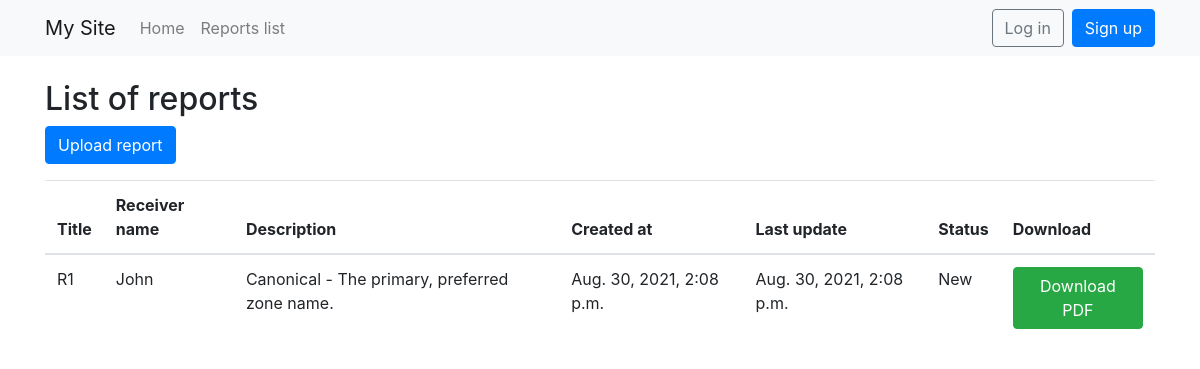
The page /list/ on the database as committed earlier.
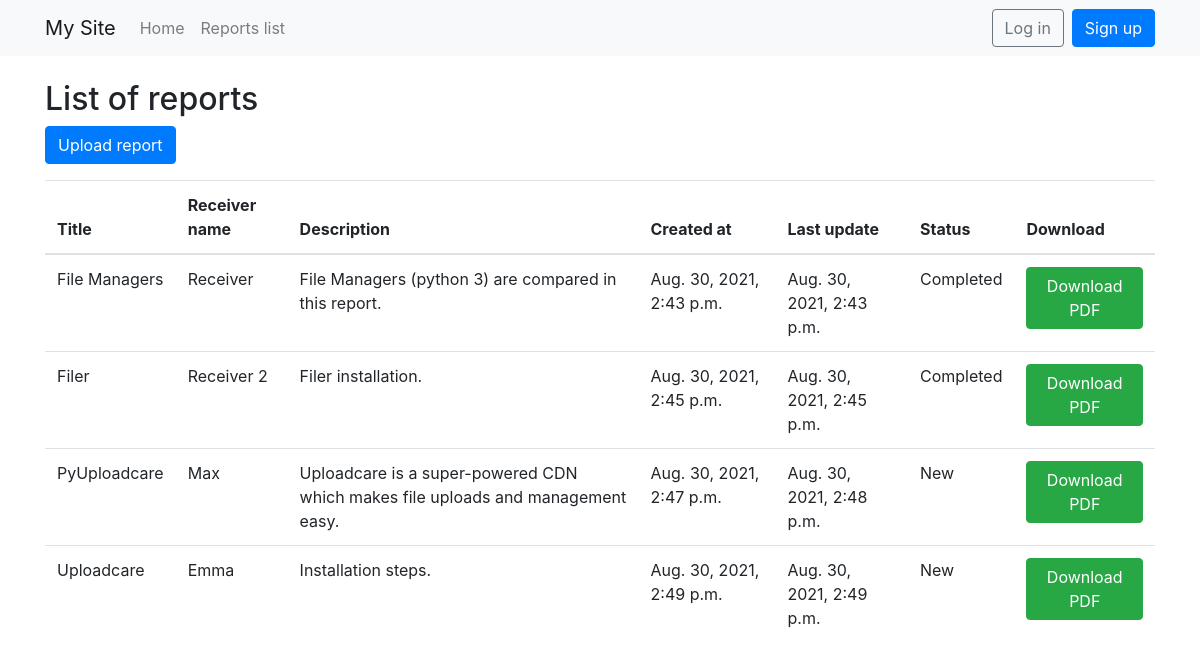
The same page on the database as committed later.
### core/models.py (models this page shows, shortened)
class internship_report(models.Model):
    title = models.CharField(max_length = 200)
    receiver_name = models.CharField(max_length = 200)
    description = models.TextField()
    file = models.FileField(null=True)
    created_at = models.DateTimeField(default=timezone.now)
    updated_at = models.DateTimeField(auto_now=True)
    status = models.CharField(max_length=9, choices=s_CHOICES, default='New')

### core/views.py (the view)
# urls.py: path('list/', views.list_page.as_view(), name='list'),
class list_page(ListView):
    model = internship_report
    table_class = reportTable
    template_name = 'reports_page.html'
    context_object_name = 'reports'

### templates/reports_page.html (shortened to what this page needs)
{% extends 'base.html' %}
{% block content %}
  {% block content_header %}
    <h2>List of reports</h2>
    <p>
      <a href="{% url 'secret' %}" class="btn btn-primary">Upload report</a>
    </p>
  {% endblock %}
  <table class="table mb-0">
    <thead>
      <tr>
        <th>Title</th>
        <th>Receiver name</th>
        <th>Description</th>
        <th>Created at</th>
        <th>Last update</th>
        <th>Status</th>
        <th>Download</th>
      </tr>
    </thead>
    <tbody>
      {% for report in reports %}
        <tr>
          <td>{{ report.title }}</td>
          <td>{{ report.receiver_name }}</td>
          <td>{{ report.description }}</td>
          <td>{{ report.created_at }}</td>
          <td>{{ report.updated_at }}</td>
          <td>{{ report.status }}</td>
          <td>
            <a href="{{ report.file.url }}" class="btn btn-success" target="_blank">
              Download PDF
            </a>
          </td>
        </tr>
      {% endfor %}
    </tbody>
  </table>
{% endblock %}

### templates/base.html (shortened to what this page needs)
<!doctype html>
<html lang="en">
  <head>
    <link rel="stylesheet" href="https://stackpath.bootstrapcdn.com/bootstrap/4.4.1/css/bootstrap.min.css">
  </head>
  <body>
    <nav class="navbar navbar-expand-lg navbar-light bg-light mb-4">
      <div class="container">
  <a class="navbar-brand" href="{% url 'home' %}">My Site</a>
  <div class="collapse navbar-collapse" id="navbarSupportedContent">
    <ul class="navbar-nav mr-auto">
      <li class="nav-item">
        <a class="nav-link" href="{% url 'home' %}">Home</a>
      </li>
      <li class="nav-item">
        <a class="nav-link" href="{% url 'list' %}">Reports list</a>
      </li>
    </ul>
    {% if user.is_authenticated  %}
    <ul class="navbar-nav">
      <li class="nav-item dropdown">
        <a class="nav-link dropdown-toggle" href="#" id="navbarDropdown" role="button" data-toggle="dropdown" aria-haspopup="true" aria-expanded="false">
          {{ user.username }}
        </a>
        <div class="dropdown-menu dropdown-menu-right" aria-labelledby="navbarDropdown">
          <a class="dropdown-item" href="{% url 'password_change' %}">Change password</a>
          <div class="dropdown-divider"></div>
          <a class="dropdown-item" href="{% url 'logout' %}">Log out</a>
        </div>
      </li>
    </ul>
    {% else %}
    <form class="form-inline my-2 my-lg-0">
      <a href="{% url 'login' %}" class="btn btn-outline-secondary">Log in</a>
      <a href="{% url 'signup' %}" class="btn btn-primary ml-2">Sign up</a>
    </form>
    {% endif %}
  </div>
</nav>
    <div class="container">
    {% block content %}
    {% endblock %}
      </div>
  </body>
</html>

Rows that differ between the two databases and show on the page:
removed internship_report: title "R1", receiver_name "John", description "Canonical - The primary, preferred zone name.", created_at "Aug. 30, 2021, 2:08 p.m.", updated_at "Aug. 30, 2021, 2:08 p.m.", status "New"
added internship_report: title "File Managers", receiver_name "Receiver", description "File Managers (python 3) are compared in this report.", created_at "Aug. 30, 2021, 2:43 p.m.", updated_at "Aug. 30, 2021, 2:43 p.m.", status "Completed"
added internship_report: title "Filer", receiver_name "Receiver 2", description "Filer installation.", created_at "Aug. 30, 2021, 2:45 p.m.", updated_at "Aug. 30, 2021, 2:45 p.m.", status "Completed"
added internship_report: title "PyUploadcare", receiver_name "Max", description "Uploadcare is a super-powered CDN which makes file uploads and management easy.", created_at "Aug. 30, 2021, 2:47 p.m.", updated_at "Aug. 30, 2021, 2:48 p.m.", status "New"
added internship_report: title "Uploadcare", receiver_name "Emma", description "Installation steps.", created_at "Aug. 30, 2021, 2:49 p.m.", updated_at "Aug. 30, 2021, 2:49 p.m.", status "New"
